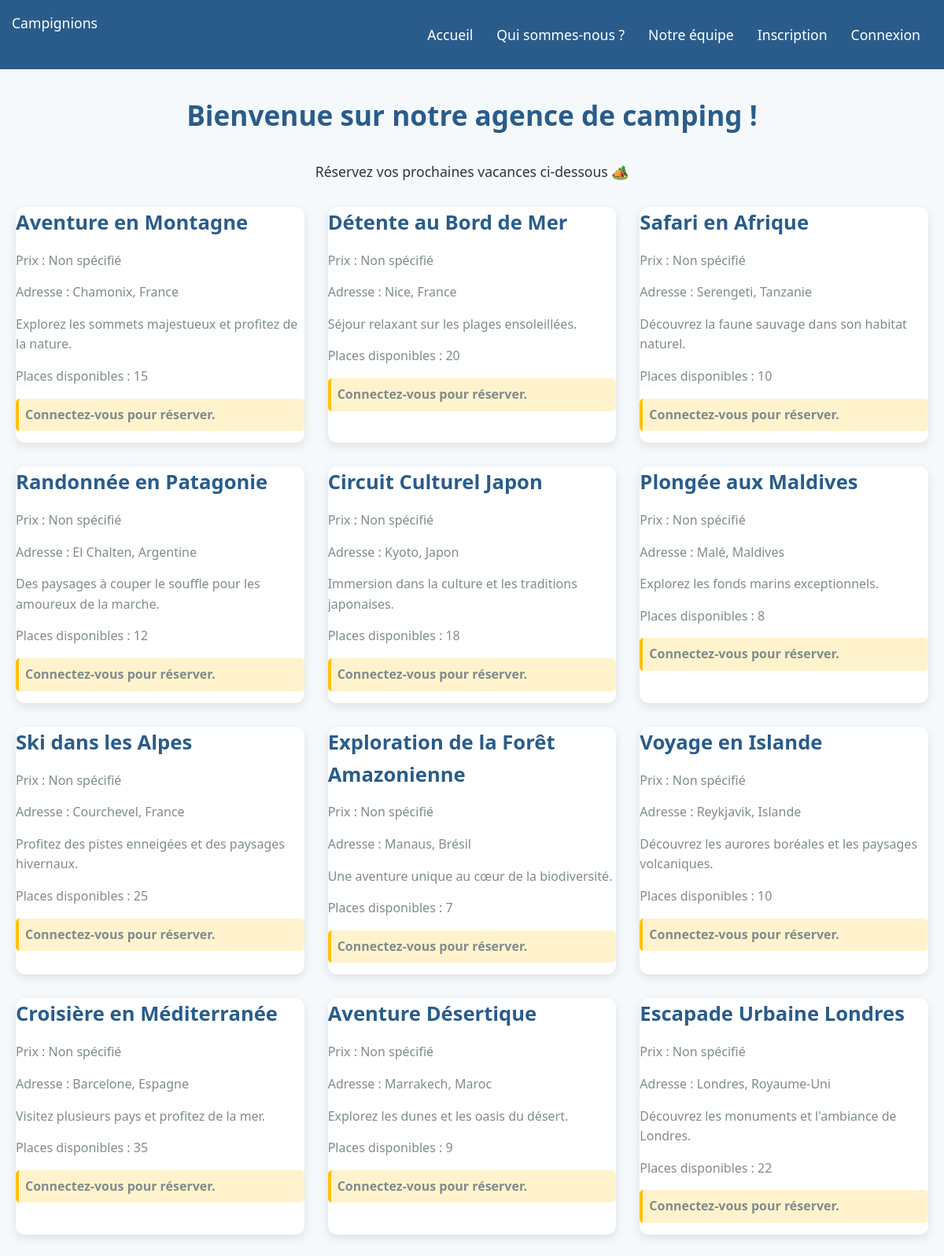
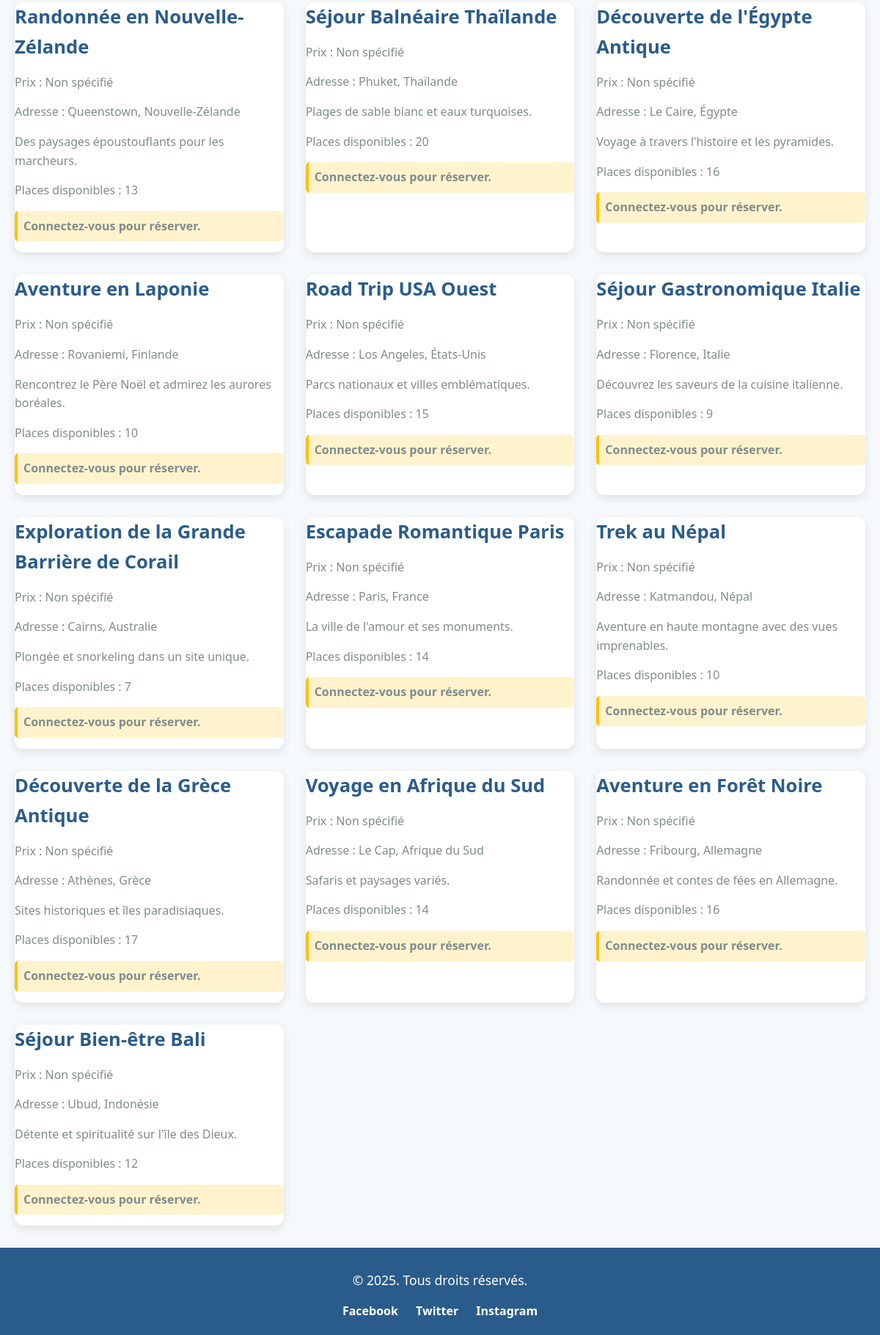
Before: / with the older database file (2 pictures, top to bottom).
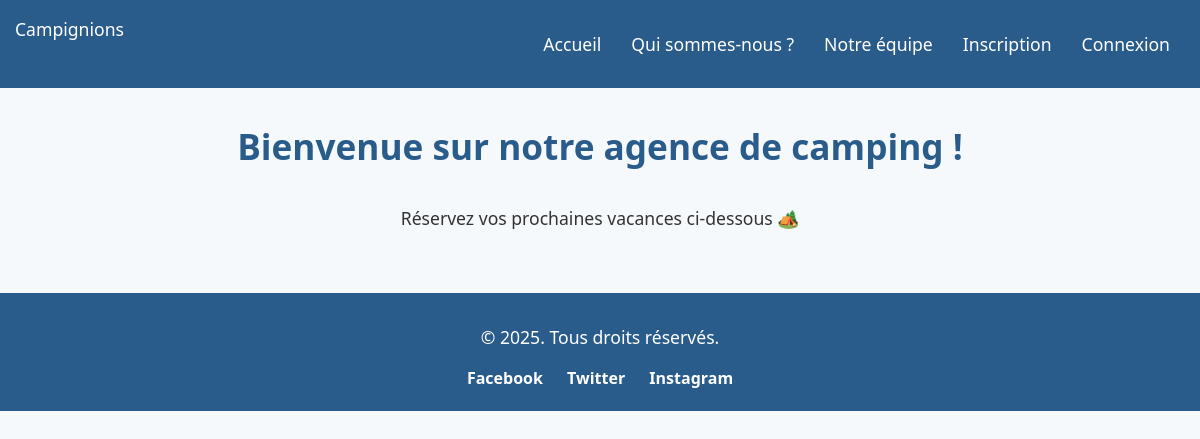
After: the same page with the newer database file.
### tables this page shows
CREATE TABLE offre_sejour (
    id_offre INT PRIMARY KEY,
    titre VARCHAR(255),
    description TEXT,
    lieu VARCHAR(255),
    pays VARCHAR(100),
    date_debut DATE,
    date_fin DATE,
    capacite INT,
    places_disponibles INT,
    statut VARCHAR(50),
    photo_principale VARCHAR(255),
    type_hebergement VARCHAR(100)
);

### index.php (called while the page is built, shortened)
<?php
require_once("Config/connectDataBase.php");
require_once("Controllers/indexController.php");

### Models/travailModel.php (called while the page is built, shortened)
<?php
function getOffres($pdo) {
    $query = "
       SELECT * FROM offre_sejour";
    try {
        $stmt = $pdo->query($query);
        $offres = $stmt->fetchAll(PDO::FETCH_ASSOC);
        return $offres;
    } catch (PDOException $e) {
        echo "Erreur lors de la récupération des offres : " . $e->getMessage();
        return [];
    }
}

### Views/pageAccueil.php (the view)
<h1>Bienvenue sur notre agence de camping !</h1>
<p>Réservez vos prochaines vacances ci-dessous 🏕️</p>
<div class="cards-container">
    <?php foreach ($offres as $offre): ?>
        <div class="card">
            <h2><?php echo  $offre['titre']; ?></h2>
            <p>
                Prix :
                <?php echo isset($offre['prix_par_nuit']) ? $offre['prix_par_nuit'] . '€/nuit' : 'Non spécifié'; ?>
            </p>
            <p>Adresse : <?php echo $offre['lieu'] . ', ' . $offre['pays']; ?></p>
            <p><?php echo $offre['description']; ?></p>
            <p>Places disponibles : <?php echo $offre['places_disponibles']; ?></p>
            <?php if ($offre['places_disponibles'] > 0): ?>
                <?php if (isset($_SESSION["user"])): ?>
                    <a href="reserver?offre_id=<?php echo $offre['id_offre']; ?>" class="btn btn-primary">Voir plus</a>
                <?php else: ?>
                    <p class="warning">Connectez-vous pour réserver.</p>
                <?php endif; ?>
            <?php else: ?>
                <p class="warning">Désolé, cette offre est complète.</p>
            <?php endif; ?>
        </div>
    <?php endforeach; ?>
</div>

### Controllers/indexController.php (shortened to what this page needs)
<?php
require_once("Models/travailModel.php");
$uri = $_SERVER["REQUEST_URI"];
if ($uri === "/index.php" || $uri === "/") {
    $offres = getOffres($pdo);
    require_once("Views/base.php");
}

### Views/base.php (shortened to what this page needs)
<!DOCTYPE html>
<html lang="fr">
<head>
    <link rel="stylesheet" href="../Assets/Css/base.css">
    <link rel="stylesheet" href="https://cdnjs.cloudflare.com/ajax/libs/font-awesome/6.0.0-beta3/css/all.min.css">
</head>
<body>
    <header>
    <?php require_once("Views/Components/navBar.php")   ?>
    </header>
    <main>
        <?php require_once("$template"); ?>
    </main>
    <footer>
     <?php require_once("Views/Components/footer.php")   ?>
    </footer>
</body>
</html>

### Views/Components/navBar.php (shortened to what this page needs)
<div class="header">
    <div class="logo">
        <p>Campignions</p>
    </div>
    <nav class="nav" aria-label="Menu de navigation">
        <ul>
            <li><a href="/">Accueil</a></li>
            <li><a href="about">Qui sommes-nous ?</a></li>
            <li><a href="team">Notre équipe</a></li>
            <?php if (isset($_SESSION['user'])) :?>
                <li><a href="compte">Mon compte</a></li>
                <li><a href="deconnexion">Se déconnecter</a></li>
            <?php else :?>
                <li><a href="inscription">Inscription</a></li>
                <li><a href="connexion">Connexion</a></li>
            <?php endif ?>
        </ul>
    </nav>
</div>

### Views/Components/footer.php
<div class="footer">    <div class="footer-content">
        <p>&copy; 2025. Tous droits réservés.</p>
        <div class="social-links">
            <a href="#" target="_blank" class="social-icon">Facebook</a>
            <a href="#" target="_blank" class="social-icon">Twitter</a>
            <a href="#" target="_blank" class="social-icon">Instagram</a>
        </div>
    </div>
</div>

### Assets/Css/base.css (style rules this page uses)
:root { --primary-color: #2a5c8b; --secondary-color: #e74c3c; --accent-color: #f39c12; --light-color: #f5f9fc; --dark-color: #2c3e50; --text-color: #333; --border-radius: 8px; --box-shadow: 0 5px 15px rgba(0, 0, 0, 0.1); --transition: all 0.3s ease; }
* { margin: 0; padding: 0; box-sizing: border-box; }
html, body { width: 100%; height: 100%; font-family: 'Segoe UI', Tahoma, Geneva, Verdana, sans-serif; background-color: #f5f9fc; color: #333; line-height: 1.6; min-height: 100vh; overflow-x: hidden; }
.container, .content-container, main { width: 100%; max-width: 1400px; margin: 0 auto; padding: 0 20px; box-sizing: border-box; }
h1, h2, h3 { color: var(--primary-color); }
h1 { text-align: center; margin: 30px 0; font-size: 2.2em; }
p { text-align: center; font-size: 1.1em; margin-bottom: 30px; }
a { color: var(--primary-color); text-decoration: none; }
.header { background-color: var(--primary-color); color: white; display: flex; justify-content: space-between; align-items: center; padding: 15px; width: 100%; box-sizing: border-box; }
.nav ul { list-style: none; display: flex; margin: 0; padding: 0; }
.nav li { margin: 0 15px; }
.nav a { color: white; text-decoration: none; font-size: 1.1em; transition: color 0.3s; }
.footer { background-color: var(--primary-color); color: white; padding: 20px; text-align: center; font-size: 1em; box-sizing: border-box; }
.footer-content { max-width: 1200px; margin: 0 auto; }
.footer p { margin: 10px 0; }
.social-links { margin-top: 15px; }
.social-icon { color: white; margin: 0 10px; text-decoration: none; font-weight: bold; }
h2 { margin-bottom: 20px; }
.cards-container { display: grid; grid-template-columns: repeat(auto-fill, minmax(300px, 1fr)); gap: 30px; margin: 30px auto; max-width: 1200px; }
.card { background: white; border-radius: 12px; box-shadow: 0 4px 12px rgba(0, 0, 0, 0.1); overflow: hidden; transition: all 0.3s ease; }
.card h2 { color: var(--primary-color); margin: 0 0 15px 0; font-size: 1.6rem; }
.card p { text-align: left; color: #7f8c8d; margin: 0 0 15px 0; font-size: 1rem; }
.warn, .warning { background-color: #fff3cd; color: #856404; padding: 8px; border-radius: 5px; margin: 10px 0; font-size: 0.9em; text-align: center; border-left: 4px solid #ffc107; font-weight: bold; }

Changed rows visible on the page:
removed offre_sejour: titre "Aventure en Montagne", lieu "Chamonix", pays "France", description "Explorez les sommets majestueux et profitez de la nature.", places_disponibles "15", shows "Connectez-vous pour réserver."
removed offre_sejour: titre "Détente au Bord de Mer", lieu "Nice", pays "France", description "Séjour relaxant sur les plages ensoleillées.", places_disponibles "20", shows "Connectez-vous pour réserver."
removed offre_sejour: titre "Safari en Afrique", lieu "Serengeti", pays "Tanzanie", description "Découvrez la faune sauvage dans son habitat naturel.", places_disponibles "10", shows "Connectez-vous pour réserver."
removed offre_sejour: titre "Randonnée en Patagonie", lieu "El Chalten", pays "Argentine", description "Des paysages à couper le souffle pour les amoureux de la marche.", places_disponibles "12", shows "Connectez-vous pour réserver."
removed offre_sejour: titre "Circuit Culturel Japon", lieu "Kyoto", pays "Japon", description "Immersion dans la culture et les traditions japonaises.", places_disponibles "18", shows "Connectez-vous pour réserver."
removed offre_sejour: titre "Plongée aux Maldives", lieu "Malé", pays "Maldives", description "Explorez les fonds marins exceptionnels.", places_disponibles "8", shows "Connectez-vous pour réserver."
removed offre_sejour: titre "Ski dans les Alpes", lieu "Courchevel", pays "France", description "Profitez des pistes enneigées et des paysages hivernaux.", places_disponibles "25", shows "Connectez-vous pour réserver."
removed offre_sejour: titre "Exploration de la Forêt Amazonienne", lieu "Manaus", pays "Brésil", description "Une aventure unique au cœur de la biodiversité.", places_disponibles "7", shows "Connectez-vous pour réserver."
removed offre_sejour: titre "Voyage en Islande", lieu "Reykjavik", pays "Islande", description "Découvrez les aurores boréales et les paysages volcaniques.", places_disponibles "10", shows "Connectez-vous pour réserver."
removed offre_sejour: titre "Croisière en Méditerranée", lieu "Barcelone", pays "Espagne", description "Visitez plusieurs pays et profitez de la mer.", places_disponibles "35", shows "Connectez-vous pour réserver."
removed offre_sejour: titre "Aventure Désertique", lieu "Marrakech", pays "Maroc", description "Explorez les dunes et les oasis du désert.", places_disponibles "9", shows "Connectez-vous pour réserver."
removed offre_sejour: titre "Escapade Urbaine Londres", lieu "Londres", pays "Royaume-Uni", description "Découvrez les monuments et l'ambiance de Londres.", places_disponibles "22", shows "Connectez-vous pour réserver."
removed offre_sejour: titre "Randonnée en Nouvelle-Zélande", lieu "Queenstown", pays "Nouvelle-Zélande", description "Des paysages époustouflants pour les marcheurs.", places_disponibles "13", shows "Connectez-vous pour réserver."
removed offre_sejour: titre "Séjour Balnéaire Thaïlande", lieu "Phuket", pays "Thaïlande", description "Plages de sable blanc et eaux turquoises.", places_disponibles "20", shows "Connectez-vous pour réserver."
removed offre_sejour: titre "Découverte de l'Égypte Antique", lieu "Le Caire", pays "Égypte", description "Voyage à travers l'histoire et les pyramides.", places_disponibles "16", shows "Connectez-vous pour réserver."
removed offre_sejour: titre "Aventure en Laponie", lieu "Rovaniemi", pays "Finlande", description "Rencontrez le Père Noël et admirez les aurores boréales.", places_disponibles "10", shows "Connectez-vous pour réserver."
removed offre_sejour: titre "Road Trip USA Ouest", lieu "Los Angeles", pays "États-Unis", description "Parcs nationaux et villes emblématiques.", places_disponibles "15", shows "Connectez-vous pour réserver."
removed offre_sejour: titre "Séjour Gastronomique Italie", lieu "Florence", pays "Italie", description "Découvrez les saveurs de la cuisine italienne.", places_disponibles "9", shows "Connectez-vous pour réserver."
removed offre_sejour: titre "Exploration de la Grande Barrière de Corail", lieu "Cairns", pays "Australie", description "Plongée et snorkeling dans un site unique.", places_disponibles "7", shows "Connectez-vous pour réserver."
removed offre_sejour: titre "Escapade Romantique Paris", lieu "Paris", pays "France", description "La ville de l'amour et ses monuments.", places_disponibles "14", shows "Connectez-vous pour réserver."
removed offre_sejour: titre "Trek au Népal", lieu "Katmandou", pays "Népal", description "Aventure en haute montagne avec des vues imprenables.", places_disponibles "10", shows "Connectez-vous pour réserver."
removed offre_sejour: titre "Découverte de la Grèce Antique", lieu "Athènes", pays "Grèce", description "Sites historiques et îles paradisiaques.", places_disponibles "17", shows "Connectez-vous pour réserver."
removed offre_sejour: titre "Voyage en Afrique du Sud", lieu "Le Cap", pays "Afrique du Sud", description "Safaris et paysages variés.", places_disponibles "14", shows "Connectez-vous pour réserver."
removed offre_sejour: titre "Aventure en Forêt Noire", lieu "Fribourg", pays "Allemagne", description "Randonnée et contes de fées en Allemagne.", places_disponibles "16", shows "Connectez-vous pour réserver."
removed offre_sejour: titre "Séjour Bien-être Bali", lieu "Ubud", pays "Indonésie", description "Détente et spiritualité sur l'île des Dieux.", places_disponibles "12", shows "Connectez-vous pour réserver."
